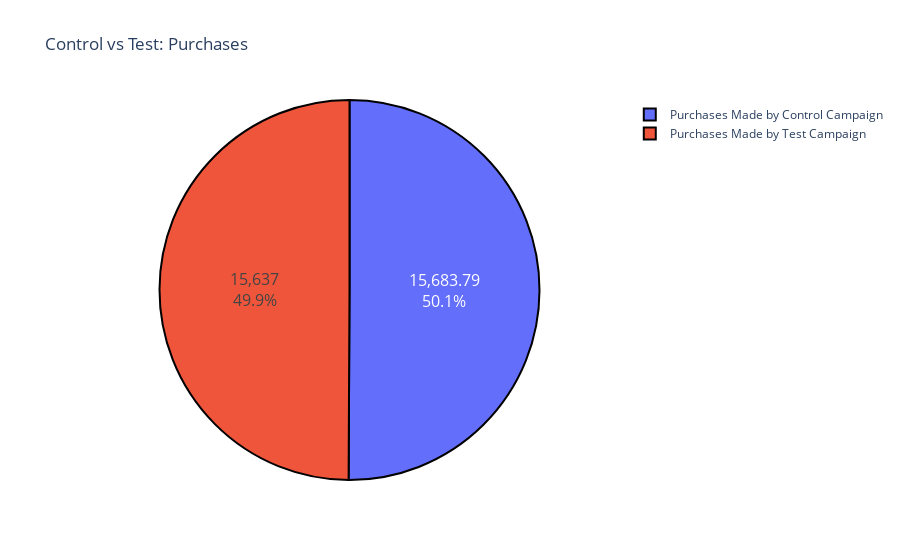

Notebook code cell kept with this figure:
### Markdown cell above
### Let’s have a look at the purchases made by both campaigns

### Code cell
labels = ["Purchases Made by Control Campaign", 
         "Purchases Made by Test Campaign"]
values = [sum(control_data['Purchases']),
         sum(test_data['Purchases'])]

fig = go.Figure(data=[go.Pie(labels=labels, values=values)])
fig.update_layout(title_text='Control vs Test: Purchases')
fig.update_traces(hoverinfo='label+percent',textinfo='percent+value',textfont_size=16,
                 marker=dict(line=dict(color='black', width=2)))

### Figure 1 — Plotly figure (JSON) as saved in the notebook; plotly's stock layout.template omitted (floating-point values rounded to 4 significant figures)
{"data": [{"hoverinfo": "label+percent", "labels": ["Purchases Made by Control Campaign", "Purchases Made by Test Campaign"], "marker": {"line": {"color": "black", "width": 2}}, "textfont": {"size": 16}, "textinfo": "percent+value", "type": "pie", "values": [15680.0, 15637]}], "layout": {"title": {"text": "Control vs Test: Purchases"}}}
